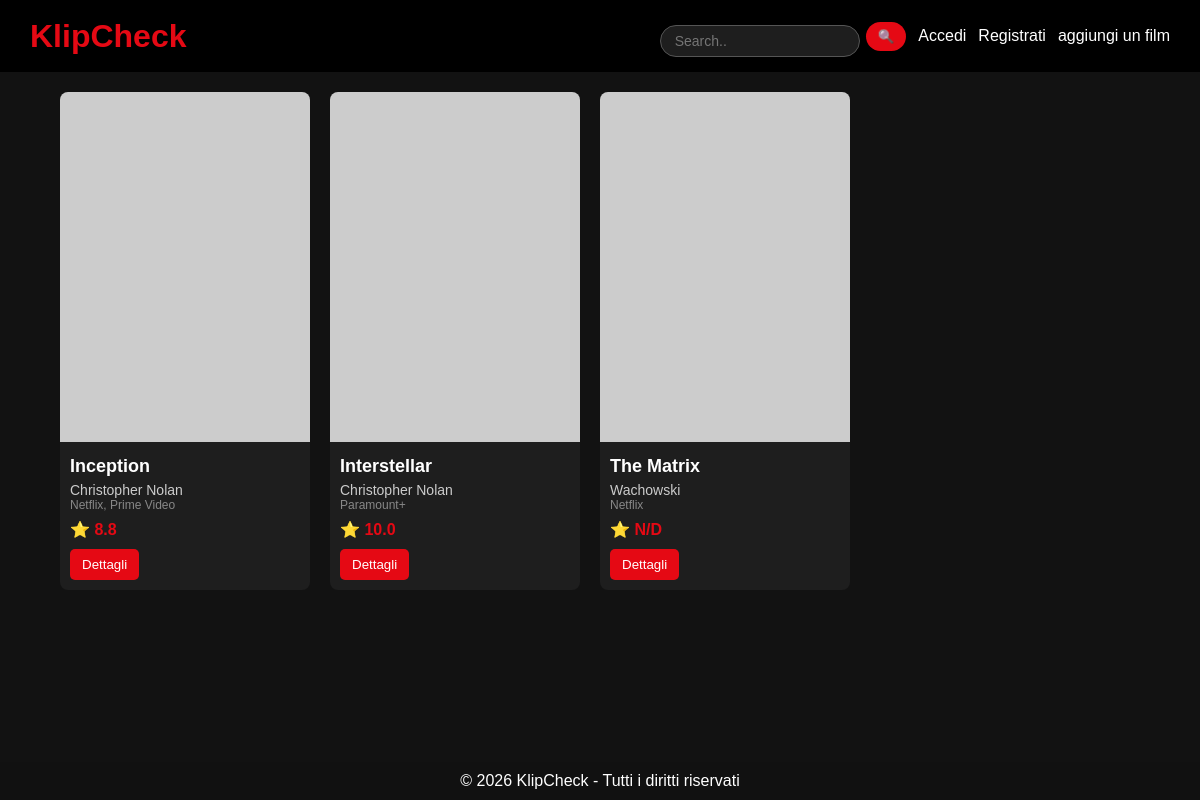
The page /KlipCheck/index.php on the database its author committed.
### tables this page shows
CREATE TABLE film (
  id INT AUTO_INCREMENT PRIMARY KEY,
  titolo VARCHAR(40) NOT NULL,
  trama TEXT NOT NULL,
  locandina VARCHAR(500),
  trailer VARCHAR(500),
  piattaforme VARCHAR(100),
  cast TEXT,
  regista VARCHAR(50)
);

### KlipCheck/index.php (the view, shortened to what this page needs)
<?php
$host    = 'localhost';
$db      = 'klipcheckdb';
$user    = 'root';
$pass    = 'mysql';
$charset = 'utf8mb4';
try {
    $pdo = new PDO(
        "mysql:host=$host;dbname=$db;charset=$charset",
        $user, $pass,
        [PDO::ATTR_ERRMODE => PDO::ERRMODE_EXCEPTION]
    );
} catch (PDOException $e) {
    die("Connessione fallita: " . $e->getMessage());
}
$search = isset($_GET['q']) ? trim($_GET['q']) : '';
if ($search !== '') {
    $stmt = $pdo->prepare("
        SELECT f.*, AVG(CAST(v.valore AS DECIMAL(4,1))) AS voto_medio
        FROM film f
        LEFT JOIN valutazione v ON v.film_id = f.id
        WHERE f.titolo LIKE :q OR f.regista LIKE :q
        GROUP BY f.id
        ORDER BY f.titolo
    ");
    $stmt->execute([':q' => "%$search%"]);
} else {
    $stmt = $pdo->query("
        SELECT f.*, AVG(CAST(v.valore AS DECIMAL(4,1))) AS voto_medio
        FROM film f
        LEFT JOIN valutazione v ON v.film_id = f.id
        GROUP BY f.id
        ORDER BY f.titolo
    ");
}
$films = $stmt->fetchAll(PDO::FETCH_ASSOC);
?>
<!DOCTYPE html>
<html lang="it">
<head>
    <link rel="stylesheet" href="style.css">
</head>
<body>
    <header>
        <h1>KlipCheck</h1>
<nav>
    <form method="GET" action="">
        <input
            type="text"
            name="q"
            placeholder="Search.."
            value="<?= htmlspecialchars($search) ?>"
        >
        <button type="submit">🔍</button>
    </form>
    <a href="./login/Accesso.php">Accedi</a>
    <a href="./login/Registrazione.php">Registrati</a>
    <a href="aggiungiFilm.php">aggiungi un film</a>
</nav>
    </header>
    <div class="container">
        <div class="movie-list">
            <?php if (empty($films)): ?>
                <p style="color:#ccc;">Nessun film trovato.</p>
            <?php else: ?>
                <?php foreach ($films as $film): ?>
                    <?php
                        $locandina = $film['locandina'];
                        if ($locandina && !str_starts_with($locandina, 'http')) {
                            $locandina = 'img/' . $locandina;
                            if (!file_exists($locandina)) {
                                $locandina = 'https://via.placeholder.com/250x350?text=' . urlencode($film['titolo']);
                            }
                        } elseif (!$locandina) {
                            $locandina = 'https://via.placeholder.com/250x350?text=' . urlencode($film['titolo']);
                        }
                        $voto = $film['voto_medio'] !== null
                            ? number_format($film['voto_medio'], 1)
                            : 'N/D';
                        $piattaforme = $film['piattaforme'] ?? '';
                    ?>
                    <div class="movie-card">
                        <img src="<?= htmlspecialchars($locandina) ?>" alt="<?= htmlspecialchars($film['titolo']) ?>">
                        <div class="movie-info">
                            <h2><?= htmlspecialchars($film['titolo']) ?></h2>
                            <p><?= htmlspecialchars($film['regista']) ?></p>
                            <?php if ($piattaforme): ?>
                                <p style="font-size:12px; color:#888;"><?= htmlspecialchars($piattaforme) ?></p>
                            <?php endif; ?>
                            <div class="rating">⭐ <?= $voto ?></div>
                            <a href="film.php?id=<?= $film['id'] ?>">
                                <button>Dettagli</button>
                            </a>
                        </div>
                    </div>
                <?php endforeach; ?>
            <?php endif; ?>
        </div>
    </div>
    <footer>
        <p>© 2026 KlipCheck - Tutti i diritti riservati</p>
    </footer>
</body>
</html>

### KlipCheck/style.css (style rules this page uses)
* { margin: 0; padding: 0; box-sizing: border-box; }
body { font-family: Arial, sans-serif; background-color: #121212; color: #ffffff; margin: 0; padding-bottom: 60px; }
header { background-color: #000; padding: 15px 30px; display: flex; justify-content: space-between; align-items: center; }
header h1 { color: #e50914; }
nav { display: flex; align-items: center; gap: 12px; }
nav a { color: white; text-decoration: none; }
nav form { display: flex; align-items: center; gap: 6px; margin-top: 0; }
nav input[type="text"] { padding: 7px 14px; border-radius: 20px; border: 1px solid #555; background-color: #1e1e1e; color: white; font-size: 14px; outline: none; transition: border 0.2s; width: 200px; }
nav form button { padding: 7px 12px; border-radius: 20px; margin-top: 0; }
.container { width: 90%; margin: 20px auto; }
.movie-list { display: flex; flex-wrap: wrap; gap: 20px; }
.movie-card { background-color: #1e1e1e; width: 250px; border-radius: 8px; overflow: hidden; }
.movie-card img { width: 100%; height: 350px; object-fit: cover; }
.movie-info { padding: 10px; }
.movie-info h2 { font-size: 18px; margin-bottom: 5px; }
.movie-info p { font-size: 14px; color: #cccccc; }
.rating { margin-top: 8px; color: #e50914; font-weight: bold; }
button { margin-top: 10px; padding: 8px 12px; border: none; background-color: #e50914; color: white; border-radius: 5px; cursor: pointer; }
form { margin-top: 20px; }
input, textarea { width: 100%; padding: 8px; margin-top: 10px; border-radius: 5px; border: none; }
footer { position: fixed; bottom: 0; left: 0; width: 100%; background-color: #111; color: white; text-align: center; padding: 10px; }

### rows shown on the page
film: titolo "Inception", regista "Christopher Nolan", piattaforme "Netflix, Prime Video", voto "8.8"
film: titolo "Interstellar", regista "Christopher Nolan", piattaforme "Paramount+", voto "10.0"
film: titolo "The Matrix", regista "Wachowski", piattaforme "Netflix", voto "N/D"
